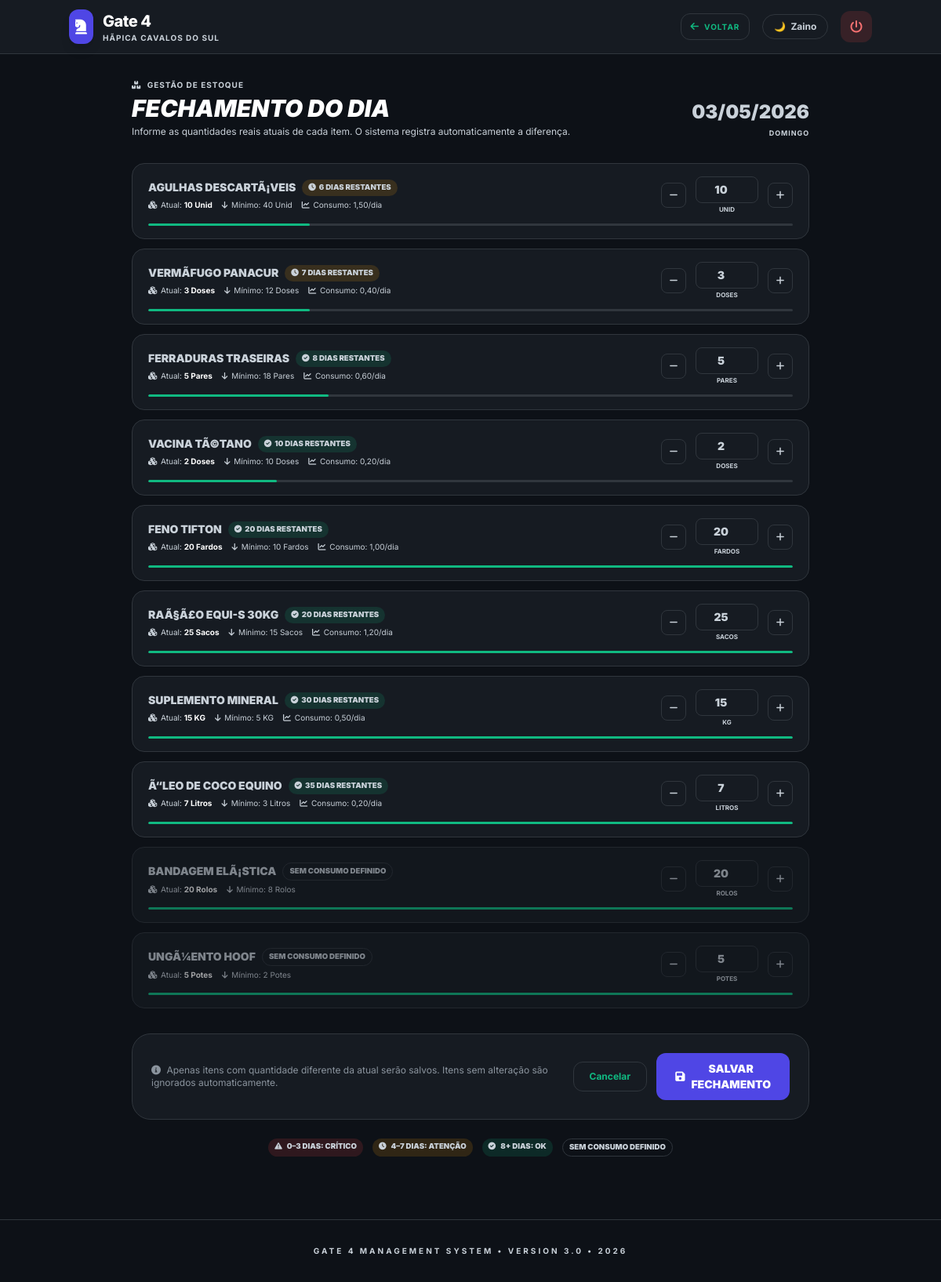
Page /estoque/fechamento/ (signed in) on the earlier database version.
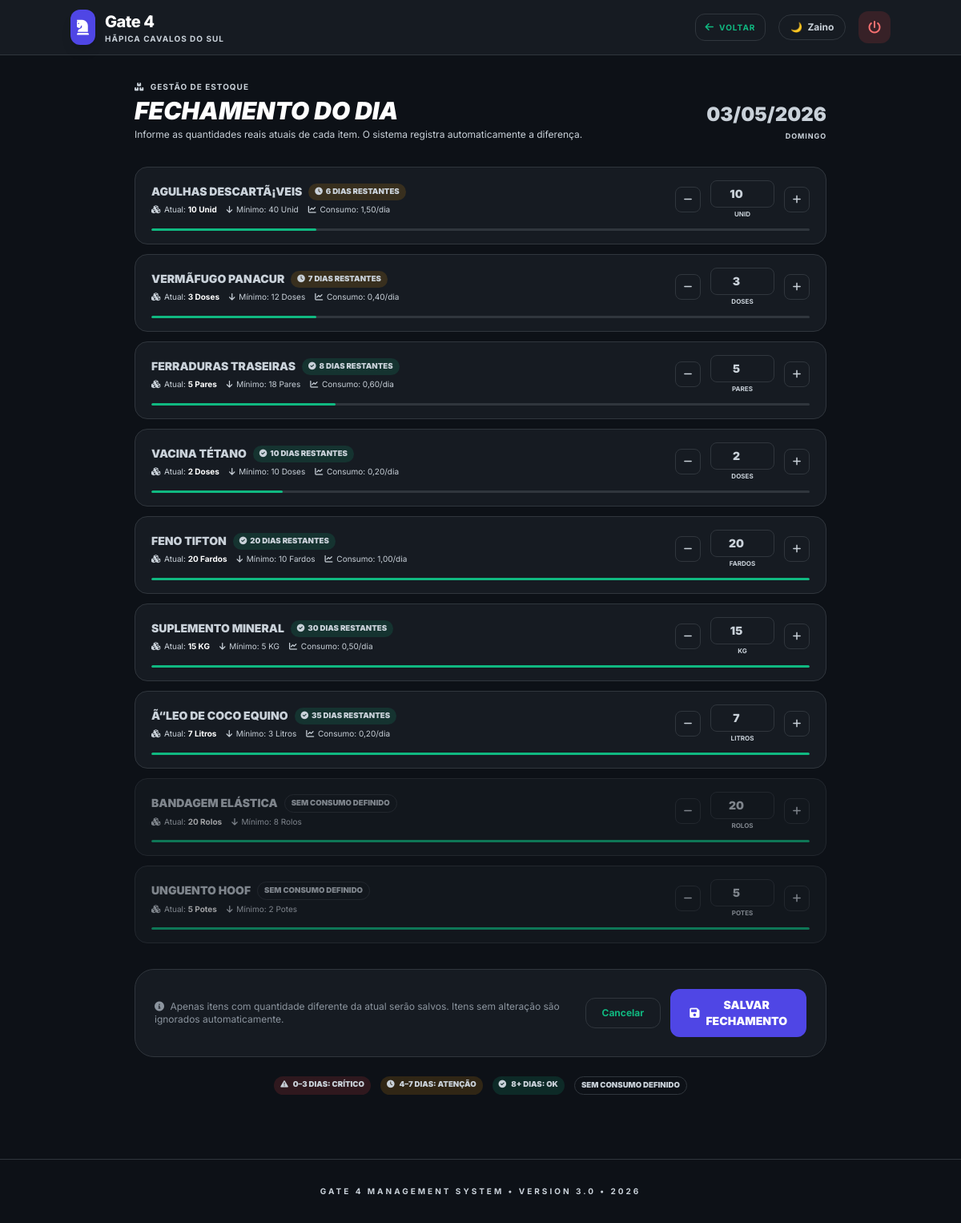
Same page on the later database version.
### gateagora/models.py (models this page shows, shortened)
class ItemEstoque(models.Model):
    empresa = models.ForeignKey(Empresa, on_delete=models.CASCADE)
    nome = models.CharField(max_length=100)
    quantidade_atual = models.IntegerField(default=0)
    alerta_minimo = models.IntegerField(default=5)
    unidade = models.CharField(max_length=20, default="Unidade", help_text="Ex: KG, Sacos, Fardos")
    fornecedor_contato = models.CharField(max_length=20, blank=True)
    consumo_diario = models.DecimalField(
        max_digits=8,
        decimal_places=2,
        null=True,
        blank=True,
        help_text="Consumo médio por dia (deixe em branco se não aplicável)"
    )
    data_validade = models.DateField(
        null=True,
        blank=True,
        help_text="Data de validade do produto (opcional). Deixe em branco se não aplicável."
    )
    lote = models.CharField(
        max_length=50,
        blank=True,
        help_text="Número do lote (opcional)"
    )
    class Meta:
        indexes = [
            models.Index(fields=["empresa", "nome"]),
            models.Index(fields=["empresa", "quantidade_atual"]),
            models.Index(fields=["empresa", "data_validade"]),
        ]
    @property
    def dias_restantes(self):
        if not self.consumo_diario or self.consumo_diario <= 0:
            return None
        try:
            return int(Decimal(str(self.quantidade_atual)) / self.consumo_diario)
        except Exception:
            return None

### gateagora/views.py (the view)
# urls.py: path('estoque/fechamento/',        views.fechamento_dia,     name='fechamento_dia'),
@login_required
def fechamento_dia(request):
    empresa = getattr(request, "empresa", request.user.perfil.empresa)
    hoje    = timezone.localdate()
    itens_qs = ItemEstoque.objects.filter(empresa=empresa)
    itens_com_ajuste_hoje = set(
        MovimentacaoEstoque.objects
        .filter(empresa=empresa, data=hoje, tipo="ajuste")
        .values_list("item_id", flat=True)
    )
    for item in itens_qs:
        item.ajuste_feito_hoje = item.id in itens_com_ajuste_hoje
    def _sort_key(item):
        dias = item.dias_restantes  # None se sem consumo_diario
        if dias is not None:
            return (0, dias, item.nome)  # grupo urgente, quanto menos dias = mais cedo
        return (1, 9999, item.nome)      # grupo sem consumo, por nome
    itens = sorted(itens_qs, key=_sort_key)
    context = {
        "brand_name": BRAND_NAME,
        "empresa":    empresa,
        "hoje":       hoje,
        "itens":      itens,
    }
    return render(request, "gateagora/fechamento_estoque.html", context)

### gateagora/templates/gateagora/fechamento_estoque.html (shortened to what the changed rows need)
{% load static %}
<!DOCTYPE html>
<html lang="pt-br">
<head>
  <script src="https://cdn.tailwindcss.com"></script>
  <link rel="stylesheet" href="https://cdnjs.cloudflare.com/ajax/libs/font-awesome/6.0.0/css/all.min.css"/>
  <link rel="stylesheet" href="{% static 'css/themes.css' %}">
</head>
<body>
<nav class="glass sticky top-0 z-50 px-6 py-3">
  <div class="container mx-auto flex justify-between items-center">
    <a href="{% url 'dashboard' %}" class="flex items-center gap-3 group">
      <div>
        <h1 class="text-xl font-extrabold tracking-tight" style="color:var(--text-strong)">{{ brand_name|default:"Gate 4" }}</h1>
      </div>
    </a>
  </div>
</nav>
<div class="container mx-auto px-4 py-8 max-w-4xl">
  <div class="mb-8 flex flex-col md:flex-row md:items-end md:justify-between gap-4">
    <div>
      <h2 class="text-3xl font-black uppercase italic" style="color:var(--text-strong)">Fechamento do Dia</h2>
    </div>
  </div>
  <form action="{% url 'salvar_fechamento' %}" method="post">
    <div class="space-y-3 mb-8">
      {% for item in itens %}
      {% with dias=item.dias_restantes %}
      <div class="item-fechamento {% if item.ajuste_feito_hoje %}ajustado{% endif %}{% if not item.consumo_diario %} sem-consumo{% endif %}"
           id="item-row-{{ item.id }}">
        <div class="flex flex-col md:flex-row md:items-center gap-4">
          <div class="flex-1 min-w-0">
            <div class="flex items-center gap-2 flex-wrap">
              <span class="text-sm font-black uppercase" style="color:var(--text-strong)">{{ item.nome }}</span>
              {% if dias is not None %}
                {% if dias <= 3 %}
                  <span class="badge-dias badge-dias-critico">
                    <i class="fa-solid fa-triangle-exclamation mr-0.5"></i> {{ dias }} dia{{ dias|pluralize }} restante{{ dias|pluralize }}
                  </span>
                {% elif dias <= 7 %}
                  <span class="badge-dias badge-dias-atencao">
                    <i class="fa-solid fa-clock mr-0.5"></i> {{ dias }} dias restantes
                  </span>
                {% else %}
                  <span class="badge-dias badge-dias-ok">
                    <i class="fa-solid fa-circle-check mr-0.5"></i> {{ dias }} dias restantes
                  </span>
                {% endif %}
              {% else %}
                <span class="badge-dias badge-dias-none">sem consumo definido</span>
              {% endif %}
            </div>
            <div class="flex items-center gap-3 mt-1 text-[10px]" style="color:var(--text-muted)">
              <span>
                <i class="fa-solid fa-cubes mr-0.5"></i>
                Atual: <strong style="color:var(--text-main)">{{ item.quantidade_atual }} {{ item.unidade }}</strong>
              </span>
              <span>
                <i class="fa-solid fa-arrow-down mr-0.5"></i>
                Mínimo: {{ item.alerta_minimo }} {{ item.unidade }}
              </span>
              {% if item.consumo_diario %}
              <span>
                <i class="fa-solid fa-chart-line mr-0.5"></i>
                Consumo: {{ item.consumo_diario }}/dia
              </span>
              {% endif %}
            </div>
          </div>
          <div class="flex items-center gap-3 flex-shrink-0">
            <button type="button"
                    class="btn-ajuste menos"
                    onclick="ajustarQtd({{ item.id }}, -1)"
                    title="Reduzir 1">
              <i class="fa-solid fa-minus text-xs"></i>
            </button>
            <div class="flex flex-col items-center gap-0.5">
              <input type="number"
                     id="qtd-{{ item.id }}"
                     name="qtd_{{ item.id }}"
                     value="{{ item.quantidade_atual }}"
                     min="0"
                     class="w-20 py-1.5 text-sm font-black"
                     oninput="marcarAlterado({{ item.id }}, {{ item.quantidade_atual }})"
                     title="Quantidade atual de {{ item.nome }}">
              <span class="text-[8px] font-bold uppercase" style="color:var(--text-muted)">{{ item.unidade }}</span>
            </div>
            <button type="button"
                    class="btn-ajuste mais"
                    onclick="ajustarQtd({{ item.id }}, 1)"
                    title="Aumentar 1">
              <i class="fa-solid fa-plus text-xs"></i>
            </button>
          </div>
        </div>
        <div class="mt-3" id="progress-container-{{ item.id }}">
          {% with pct=item.quantidade_atual|floatformat:0 %}
          {% if item.alerta_minimo > 0 %}
          <div class="w-full rounded-full overflow-hidden" style="height:3px;background-color:var(--border);">
            <div id="progress-bar-{{ item.id }}"
                 class="h-full rounded-full transition-all duration-300"
                 style="width: {% widthratio item.quantidade_atual item.alerta_minimo 100 %}%;
                        max-width:100%;
                        background-color:
                          {% if item.prioridade == 0 %}#ef4444
                          {% elif item.prioridade == 1 %}#f59e0b
                          {% else %}#10b981{% endif %};">
            </div>
          </div>
          {% endif %}
          {% endwith %}
        </div>
      </div>
      {% endwith %}
      {% endfor %}
    </div>
  </form>
</div>
</body>
</html>

Differences in the rows shown:
no longer on this page (row edited): ItemEstoque: nome "RAÃ§Ã£O EQUI-S 30KG", dias_restantes "20", quantidade_atual "25", unidade "Sacos", alerta_minimo "15", consumo_diario "1,20", unidade "SACOS"
changed ItemEstoque: nome "VACINA TÃ©TANO" → "VACINA TÉTANO"
changed ItemEstoque "Rolos": nome "BANDAGEM ELÃ¡STICA" → "BANDAGEM ELÁSTICA"
changed ItemEstoque "Potes": nome "UNGÃ¼ENTO HOOF" → "UNGUENTO HOOF"
